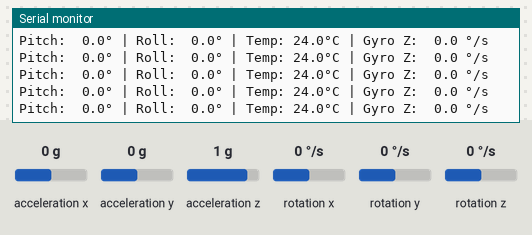
Simulated run of this sketch. Board: Arduino Uno, built with avr-gcc and run on an emulated ATmega328P. Parts: the last lines printed to the serial monitor. Wiring (inferred from the names in the program): MPU-6050 motion sensor at I2C address 0x68. The inputs (shaded band) are chosen by the test bench; at power-on: acceleration z 1 g, rotation z 0 °/s, acceleration y 0 g, acceleration x 0 g, rotation x 0 °/s, rotation y 0 °/s.

Above: at 6.2 s.
6.3 s: acceleration z set to -1.4 g
At 6.38 s:
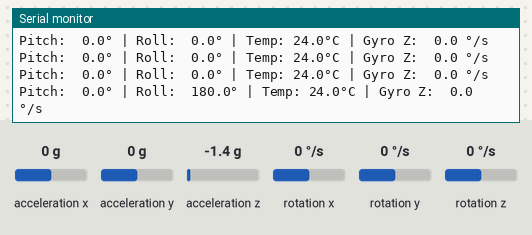
9.3 s: rotation z set to -2 °/s
At 9.4 s:
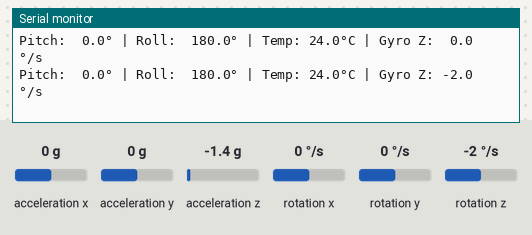
14.2 s: acceleration y set to -0.2 g
At 14.29 s:
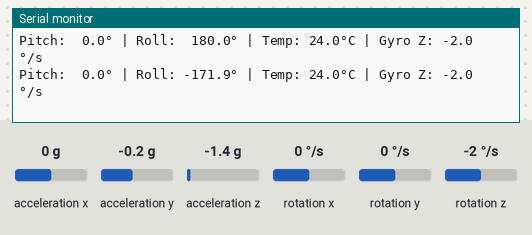
15.7 s: acceleration y set to 0.1 g
At 15.75 s:
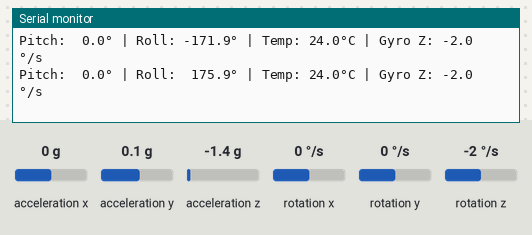

The sketch:

test_mpu6050.ino
```cpp
#include <Wire.h>
#include <math.h>

#define MPU6050_ADDR 0x68

void setup() {
  Serial.begin(9600);
  while (!Serial && millis() < 4000);

  Serial.println("\n=========================================");
  Serial.println("  VERIFICATION RECEPTION MPU6050 (0x68)  ");
  Serial.println("=========================================");

  Wire.begin();
  Wire.setClock(400000); // I2C Fast Mode (400 kHz)

  // Sortie du mode veille (registre PWR_MGMT_1 à 0x00)
  Wire.beginTransmission(MPU6050_ADDR);
  Wire.write(0x6B);
  Wire.write(0x00);
  byte err = Wire.endTransmission();

  if (err != 0) {
    Serial.print("[ERREUR] Echec d'activation I2C (Code: ");
    Serial.print(err);
    Serial.println(")");
    while (1) delay(1000);
  }

  Serial.println("[OK] MPU6050 active sur 0x68.");
  Serial.println("Calcul en temps reel : Pitch, Roll, Temperature et Gyro Z\n");
}

void loop() {
  // Envoi de l'adresse du registre de depart (ACCEL_XOUT_H = 0x3B)
  Wire.beginTransmission(MPU6050_ADDR);
  Wire.write(0x3B);
  Wire.endTransmission(false);

  // Requete de 14 octets consécutifs (Accel: 6b, Temp: 2b, Gyro: 6b)
  Wire.requestFrom((uint8_t)MPU6050_ADDR, (uint8_t)14, (uint8_t)true);

  if (Wire.available() >= 14) {
    int16_t rawAX = (Wire.read() << 8) | Wire.read();
    int16_t rawAY = (Wire.read() << 8) | Wire.read();
    int16_t rawAZ = (Wire.read() << 8) | Wire.read();
    int16_t rawTemp = (Wire.read() << 8) | Wire.read();
    int16_t rawGX = (Wire.read() << 8) | Wire.read();
    int16_t rawGY = (Wire.read() << 8) | Wire.read();
    int16_t rawGZ = (Wire.read() << 8) | Wire.read();

    // Conversion en unites physiques (Plage par defaut : Accel +/-2g, Gyro +/-250°/s)
    float ax = rawAX / 16384.0;
    float ay = rawAY / 16384.0;
    float az = rawAZ / 16384.0;

    float gz = rawGZ / 131.0;
    float tempC = (rawTemp / 340.0) + 36.53;

    // Calcul de l'inclinaison (Pitch et Roll en degres)
    float roll  = atan2(ay, az) * 180.0 / M_PI;
    float pitch = atan2(-ax, sqrt(ay * ay + az * az)) * 180.0 / M_PI;

    // Affichage des donnees
    Serial.print("Pitch: ");
    if (pitch >= 0) Serial.print(" ");
    Serial.print(pitch, 1);
    Serial.print("° | Roll: ");
    if (roll >= 0) Serial.print(" ");
    Serial.print(roll, 1);
    Serial.print("° | Temp: ");
    Serial.print(tempC, 1);
    Serial.print("°C | Gyro Z: ");
    if (gz >= 0) Serial.print(" ");
    Serial.print(gz, 1);
    Serial.println(" °/s");
  } else {
    Serial.println("[ATTENTION] Trame I2C incomplete");
  }

  delay(100); // 10 mesures par seconde
}
```

Measured:
- the behaviour switches between 0 and -1 °/s on rotation z (found by bisection; images 1 and 2)
- the behaviour switches between -0.1 and 0 g on acceleration y (found by bisection; images 3 and 4)
- after the input at 6.3 s, the serial monitor: prints a new line after 0.07 s (image 1)
- after the input at 9.3 s, the serial monitor: prints a new line after 0.09 s (image 2)
- after the input at 14.2 s, the serial monitor: prints a new line after 0.09 s (image 3)
- after the input at 15.7 s, the serial monitor: prints a new line after 0.05 s (image 4)
